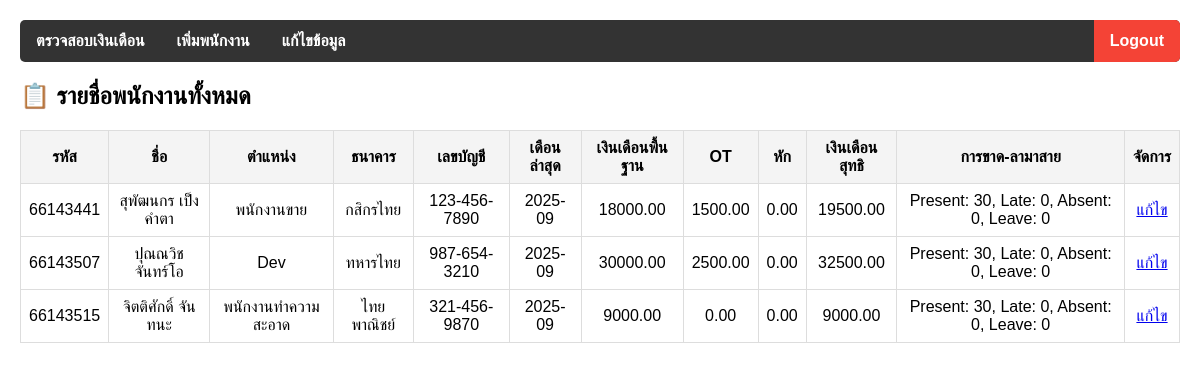
Page /employee_list.php (signed in) on the committed database.
### tables this page shows
CREATE TABLE `employees` (
  `emp_id` int(11) NOT NULL,
  `emp_name` varchar(100) NOT NULL,
  `position` varchar(50) DEFAULT NULL,
  `bank_account` varchar(50) DEFAULT NULL,
  `bank_name` varchar(50) DEFAULT NULL,
  `salary_per_day` decimal(10,2) NOT NULL DEFAULT 500.00
);

CREATE TABLE `salaries` (
  `salary_id` int(11) NOT NULL,
  `emp_id` int(11) DEFAULT NULL,
  `month_year` varchar(7) DEFAULT NULL,
  `base_salary` decimal(10,2) DEFAULT NULL,
  `ot_pay` decimal(10,2) DEFAULT NULL,
  `deductions` decimal(10,2) DEFAULT NULL,
  `net_salary` decimal(10,2) DEFAULT NULL
);

### employee_list.php (the view, shortened to what this page needs)
<?php
include 'db.php';
?>
<!DOCTYPE html>
<html lang="th">
<head>
</head>
<body>
<div class="navbar">
    <a href="salary_check.php">ตรวจสอบเงินเดือน</a>
    <a href="add_employee.php">เพิ่มพนักงาน</a>
    <a href="employee_list.php">แก้ไขข้อมูล</a>
    <a href="logout.php" style="float:right; background:#f44336;">Logout</a>
</div>
<h2>📋 รายชื่อพนักงานทั้งหมด</h2>
<?php
$emp_sql = "SELECT * FROM employees";
$emp_result = $conn->query($emp_sql);
if($emp_result->num_rows > 0){
    echo "<table>
            <tr>
                <th>รหัส</th>
                <th>ชื่อ</th>
                <th>ตำแหน่ง</th>
                <th>ธนาคาร</th>
                <th>เลขบัญชี</th>
                <th>เดือนล่าสุด</th>
                <th>เงินเดือนพื้นฐาน</th>
                <th>OT</th>
                <th>หัก</th>
                <th>เงินเดือนสุทธิ</th>
                <th>การขาด-ลามาสาย</th>
                <th>จัดการ</th>
            </tr>";
    while($emp = $emp_result->fetch_assoc()){
        $emp_id = $emp['emp_id'];
        $sal_sql = "SELECT * FROM salaries WHERE emp_id=$emp_id ORDER BY salary_id DESC LIMIT 1";
        $sal_result = $conn->query($sal_sql);
        if($sal_result->num_rows > 0){
            $sal = $sal_result->fetch_assoc();
        } else {
            $sal = ['month_year'=>'-', 'base_salary'=>0, 'ot_pay'=>0, 'deductions'=>0, 'net_salary'=>0];
        }
        $att_sql = "SELECT status, COUNT(*) as cnt FROM attendance WHERE emp_id=$emp_id AND MONTH(work_date)=MONTH(CURDATE()) GROUP BY status";
        $att_result = $conn->query($att_sql);
        $attendance_summary = [];
        while($att = $att_result->fetch_assoc()){
            $attendance_summary[$att['status']] = $att['cnt'];
        }
        $att_text = "Present: ".($attendance_summary['Present'] ?? 0).
                    ", Late: ".($attendance_summary['Late'] ?? 0).
                    ", Absent: ".($attendance_summary['Absent'] ?? 0).
                    ", Leave: ".($attendance_summary['Leave'] ?? 0);
        echo "<tr>
                <td>{$emp['emp_id']}</td>
                <td>{$emp['emp_name']}</td>
                <td>{$emp['position']}</td>
                <td>{$emp['bank_name']}</td>
                <td>{$emp['bank_account']}</td>
                <td>{$sal['month_year']}</td>
                <td>{$sal['base_salary']}</td>
                <td>{$sal['ot_pay']}</td>
                <td>{$sal['deductions']}</td>
                <td>{$sal['net_salary']}</td>
                <td>$att_text</td>
                <td><a href='edit_employee.php?emp_id={$emp['emp_id']}'>แก้ไข</a></td>
              </tr>";
    }
    echo "</table>";
} else {
    echo "<p>❌ ไม่มีข้อมูลพนักงาน</p>";
}
?>
</body>
</html>

### employee_list.php (style rules this page uses)
body { font-family: Tahoma, sans-serif; margin:20px; }
.navbar { background-color: #333; overflow: hidden; border-radius:5px; margin-bottom:20px; }
.navbar a { float:left; display:block; color:white; text-align:center; padding:12px 16px; text-decoration:none; font-weight:bold; }
table { width:100%; border-collapse: collapse; margin-top:20px; }
th, td { border:1px solid #ddd; padding:8px; text-align:center; }
th { background:#f4f4f4; }

### rows in the picture
employees: emp_id "66143441", emp_name "สุพัฒนกร เป็งคำตา", position "พนักงานขาย", bank_name "กสิกรไทย", bank_account "123-456-7890", salaries.month_year "2025-09", salaries.base_salary "18000.00", salaries.ot_pay "1500.00", salaries.deductions "0.00", salaries.net_salary "19500.00", att_text "Present: 30, Late: 0, Absent: 0, Leave: 0"
employees: emp_id "66143507", emp_name "ปุณณวิช จันทร์โอ", position "Dev", bank_name "ทหารไทย", bank_account "987-654-3210", salaries.month_year "2025-09", salaries.base_salary "30000.00", salaries.ot_pay "2500.00", salaries.deductions "0.00", salaries.net_salary "32500.00", att_text "Present: 30, Late: 0, Absent: 0, Leave: 0"
employees: emp_id "66143515", emp_name "จิตติศักดิ์ จันทนะ", position "พนักงานทำความสะอาด", bank_name "ไทยพาณิชย์", bank_account "321-456-9870", salaries.month_year "2025-09", salaries.base_salary "9000.00", salaries.ot_pay "0.00", salaries.deductions "0.00", salaries.net_salary "9000.00", att_text "Present: 30, Late: 0, Absent: 0, Leave: 0"
